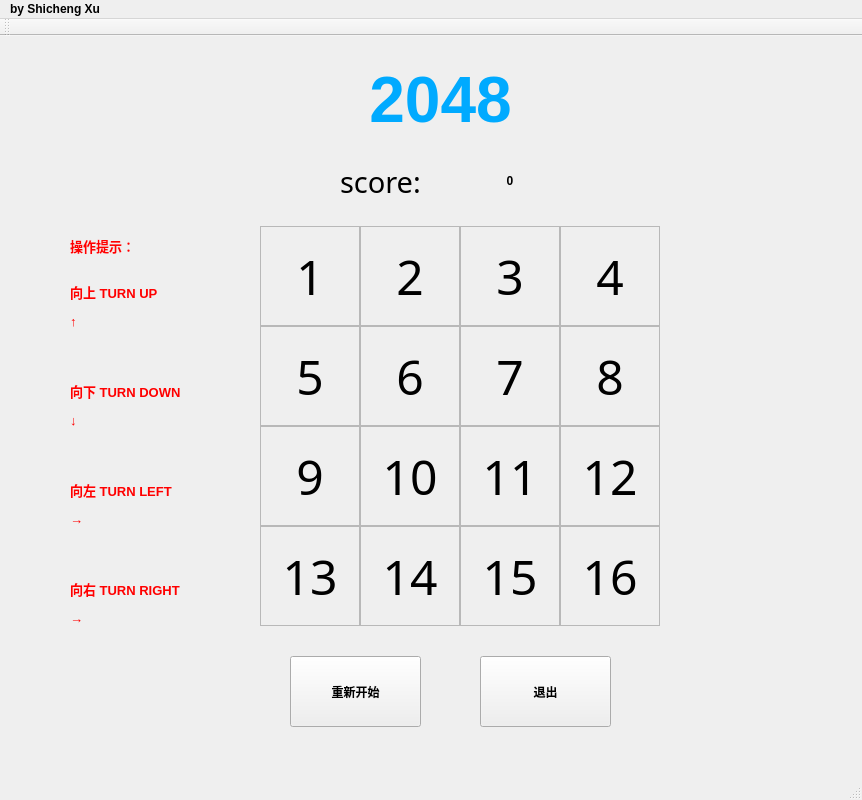
<?xml version="1.0" encoding="UTF-8"?>
<ui version="4.0">
 <class>MainWindow</class>
 <widget class="QMainWindow" name="MainWindow">
  <property name="geometry">
   <rect>
    <x>0</x>
    <y>0</y>
    <width>862</width>
    <height>800</height>
   </rect>
  </property>
  <property name="minimumSize">
   <size>
    <width>800</width>
    <height>800</height>
   </size>
  </property>
  <property name="font">
   <font>
    <weight>75</weight>
    <bold>true</bold>
   </font>
  </property>
  <property name="windowTitle">
   <string>MainWindow</string>
  </property>
  <widget class="QWidget" name="centralWidget">
   <widget class="QLabel" name="label1">
    <property name="geometry">
     <rect>
      <x>260</x>
      <y>190</y>
      <width>100</width>
      <height>100</height>
     </rect>
    </property>
    <property name="minimumSize">
     <size>
      <width>100</width>
      <height>100</height>
     </size>
    </property>
    <property name="font">
     <font>
      <family>Broadway</family>
      <pointsize>36</pointsize>
      <weight>50</weight>
      <italic>false</italic>
      <bold>false</bold>
     </font>
    </property>
    <property name="styleSheet">
     <string notr="true">font: 36pt &quot;Broadway&quot;;</string>
    </property>
    <property name="frameShape">
     <enum>QFrame::StyledPanel</enum>
    </property>
    <property name="text">
     <string>1</string>
    </property>
    <property name="alignment">
     <set>Qt::AlignCenter</set>
    </property>
   </widget>
   <widget class="QLabel" name="label2">
    <property name="geometry">
     <rect>
      <x>360</x>
      <y>190</y>
      <width>100</width>
      <height>100</height>
     </rect>
    </property>
    <property name="minimumSize">
     <size>
      <width>100</width>
      <height>100</height>
     </size>
    </property>
    <property name="font">
     <font>
      <family>Broadway</family>
      <pointsize>36</pointsize>
      <weight>50</weight>
      <italic>false</italic>
      <bold>false</bold>
     </font>
    </property>
    <property name="styleSheet">
     <string notr="true">font: 36pt &quot;Broadway&quot;;</string>
    </property>
    <property name="frameShape">
     <enum>QFrame::StyledPanel</enum>
    </property>
    <property name="text">
     <string>2</string>
    </property>
    <property name="alignment">
     <set>Qt::AlignCenter</set>
    </property>
   </widget>
   <widget class="QLabel" name="label3">
    <property name="geometry">
     <rect>
      <x>460</x>
      <y>190</y>
      <width>100</width>
      <height>100</height>
     </rect>
    </property>
    <property name="minimumSize">
     <size>
      <width>100</width>
      <height>100</height>
     </size>
    </property>
    <property name="font">
     <font>
      <family>Broadway</family>
      <pointsize>36</pointsize>
      <weight>50</weight>
      <italic>false</italic>
      <bold>false</bold>
     </font>
    </property>
    <property name="styleSheet">
     <string notr="true">font: 36pt &quot;Broadway&quot;;

</string>
    </property>
    <property name="frameShape">
     <enum>QFrame::StyledPanel</enum>
    </property>
    <property name="text">
     <string>3</string>
    </property>
    <property name="alignment">
     <set>Qt::AlignCenter</set>
    </property>
   </widget>
   <widget class="QLabel" name="label4">
    <property name="geometry">
     <rect>
      <x>560</x>
      <y>190</y>
      <width>100</width>
      <height>100</height>
     </rect>
    </property>
    <property name="minimumSize">
     <size>
      <width>100</width>
      <height>100</height>
     </size>
    </property>
    <property name="font">
     <font>
      <family>Broadway</family>
      <pointsize>36</pointsize>
      <weight>50</weight>
      <italic>false</italic>
      <bold>false</bold>
     </font>
    </property>
    <property name="styleSheet">
     <string notr="true">font: 36pt &quot;Broadway&quot;;</string>
    </property>
    <property name="frameShape">
     <enum>QFrame::StyledPanel</enum>
    </property>
    <property name="text">
     <string>4</string>
    </property>
    <property name="alignment">
     <set>Qt::AlignCenter</set>
    </property>
   </widget>
   <widget class="QLabel" name="label5">
    <property name="geometry">
     <rect>
      <x>260</x>
      <y>290</y>
      <width>100</width>
      <height>100</height>
     </rect>
    </property>
    <property name="minimumSize">
     <size>
      <width>100</width>
      <height>100</height>
     </size>
    </property>
    <property name="font">
     <font>
      <family>Broadway</family>
      <pointsize>36</pointsize>
      <weight>50</weight>
      <italic>false</italic>
      <bold>false</bold>
     </font>
    </property>
    <property name="styleSheet">
     <string notr="true">font: 36pt &quot;Broadway&quot;;</string>
    </property>
    <property name="frameShape">
     <enum>QFrame::StyledPanel</enum>
    </property>
    <property name="text">
     <string>5</string>
    </property>
    <property name="alignment">
     <set>Qt::AlignCenter</set>
    </property>
   </widget>
   <widget class="QLabel" name="label6">
    <property name="geometry">
     <rect>
      <x>360</x>
      <y>290</y>
      <width>100</width>
      <height>100</height>
     </rect>
    </property>
    <property name="minimumSize">
     <size>
      <width>100</width>
      <height>100</height>
     </size>
    </property>
    <property name="font">
     <font>
      <family>Broadway</family>
      <pointsize>36</pointsize>
      <weight>50</weight>
      <italic>false</italic>
      <bold>false</bold>
     </font>
    </property>
    <property name="styleSheet">
     <string notr="true">font: 36pt &quot;Broadway&quot;;
</string>
    </property>
    <property name="frameShape">
     <enum>QFrame::StyledPanel</enum>
    </property>
    <property name="text">
     <string>6</string>
    </property>
    <property name="alignment">
     <set>Qt::AlignCenter</set>
    </property>
   </widget>
   <widget class="QLabel" name="label7">
    <property name="geometry">
     <rect>
      <x>460</x>
      <y>290</y>
      <width>100</width>
      <height>100</height>
     </rect>
    </property>
    <property name="minimumSize">
     <size>
      <width>100</width>
      <height>100</height>
     </size>
    </property>
    <property name="font">
     <font>
      <family>Broadway</family>
      <pointsize>36</pointsize>
      <weight>50</weight>
      <italic>false</italic>
      <bold>false</bold>
     </font>
    </property>
    <property name="styleSheet">
     <string notr="true">font: 36pt &quot;Broadway&quot;;</string>
    </property>
    <property name="frameShape">
     <enum>QFrame::StyledPanel</enum>
    </property>
    <property name="text">
     <string>7</string>
    </property>
    <property name="alignment">
     <set>Qt::AlignCenter</set>
    </property>
   </widget>
   <widget class="QLabel" name="label8">
    <property name="geometry">
     <rect>
      <x>560</x>
      <y>290</y>
      <width>100</width>
      <height>100</height>
     </rect>
    </property>
    <property name="minimumSize">
     <size>
      <width>100</width>
      <height>100</height>
     </size>
    </property>
    <property name="font">
     <font>
      <family>Broadway</family>
      <pointsize>36</pointsize>
      <weight>50</weight>
      <italic>false</italic>
      <bold>false</bold>
     </font>
    </property>
    <property name="styleSheet">
     <string notr="true">font: 36pt &quot;Broadway&quot;;</string>
    </property>
    <property name="frameShape">
     <enum>QFrame::StyledPanel</enum>
    </property>
    <property name="text">
     <string>8</string>
    </property>
    <property name="alignment">
     <set>Qt::AlignCenter</set>
    </property>
   </widget>
   <widget class="QLabel" name="label9">
    <property name="geometry">
     <rect>
      <x>260</x>
      <y>390</y>
      <width>100</width>
      <height>100</height>
     </rect>
    </property>
    <property name="minimumSize">
     <size>
      <width>100</width>
      <height>100</height>
     </size>
    </property>
    <property name="font">
     <font>
      <family>Broadway</family>
      <pointsize>36</pointsize>
      <weight>50</weight>
      <italic>false</italic>
      <bold>false</bold>
     </font>
    </property>
    <property name="styleSheet">
     <string notr="true">font: 36pt &quot;Broadway&quot;;</string>
    </property>
    <property name="frameShape">
     <enum>QFrame::StyledPanel</enum>
    </property>
    <property name="text">
     <string>9</string>
    </property>
    <property name="alignment">
     <set>Qt::AlignCenter</set>
    </property>
   </widget>
   <widget class="QLabel" name="label10">
    <property name="geometry">
     <rect>
      <x>360</x>
      <y>390</y>
      <width>100</width>
      <height>100</height>
     </rect>
    </property>
    <property name="minimumSize">
     <size>
      <width>100</width>
      <height>100</height>
     </size>
    </property>
    <property name="font">
     <font>
      <family>Broadway</family>
      <pointsize>36</pointsize>
      <weight>50</weight>
      <italic>false</italic>
      <bold>false</bold>
     </font>
    </property>
    <property name="styleSheet">
     <string notr="true">font: 36pt &quot;Broadway&quot;;</string>
    </property>
    <property name="frameShape">
     <enum>QFrame::StyledPanel</enum>
    </property>
    <property name="text">
     <string>10</string>
    </property>
    <property name="alignment">
     <set>Qt::AlignCenter</set>
    </property>
   </widget>
   <widget class="QLabel" name="label11">
    <property name="geometry">
     <rect>
      <x>460</x>
      <y>390</y>
      <width>100</width>
      <height>100</height>
     </rect>
    </property>
    <property name="minimumSize">
     <size>
      <width>100</width>
      <height>100</height>
     </size>
    </property>
    <property name="font">
     <font>
      <family>Broadway</family>
      <pointsize>36</pointsize>
      <weight>50</weight>
      <italic>false</italic>
      <bold>false</bold>
     </font>
    </property>
    <property name="styleSheet">
     <string notr="true">font: 36pt &quot;Broadway&quot;;</string>
    </property>
    <property name="frameShape">
     <enum>QFrame::StyledPanel</enum>
    </property>
    <property name="text">
     <string>11</string>
    </property>
    <property name="alignment">
     <set>Qt::AlignCenter</set>
    </property>
   </widget>
   <widget class="QLabel" name="label12">
    <property name="geometry">
     <rect>
      <x>560</x>
      <y>390</y>
      <width>100</width>
      <height>100</height>
     </rect>
    </property>
    <property name="minimumSize">
     <size>
      <width>100</width>
      <height>100</height>
     </size>
    </property>
    <property name="font">
     <font>
      <family>Broadway</family>
      <pointsize>36</pointsize>
      <weight>50</weight>
      <italic>false</italic>
      <bold>false</bold>
     </font>
    </property>
    <property name="styleSheet">
     <string notr="true">font: 36pt &quot;Broadway&quot;;
</string>
    </property>
    <property name="frameShape">
     <enum>QFrame::StyledPanel</enum>
    </property>
    <property name="text">
     <string>12</string>
    </property>
    <property name="alignment">
     <set>Qt::AlignCenter</set>
    </property>
   </widget>
   <widget class="QLabel" name="label13">
    <property name="geometry">
     <rect>
      <x>260</x>
      <y>490</y>
      <width>100</width>
      <height>100</height>
     </rect>
    </property>
    <property name="minimumSize">
     <size>
      <width>100</width>
      <height>100</height>
     </size>
    </property>
    <property name="font">
     <font>
      <family>Broadway</family>
      <pointsize>36</pointsize>
      <weight>50</weight>
      <italic>false</italic>
      <bold>false</bold>
     </font>
    </property>
    <property name="styleSheet">
     <string notr="true">font: 36pt &quot;Broadway&quot;;</string>
    </property>
    <property name="frameShape">
     <enum>QFrame::StyledPanel</enum>
    </property>
    <property name="text">
     <string>13</string>
    </property>
    <property name="alignment">
     <set>Qt::AlignCenter</set>
    </property>
   </widget>
   <widget class="QLabel" name="label14">
    <property name="geometry">
     <rect>
      <x>360</x>
      <y>490</y>
      <width>100</width>
      <height>100</height>
     </rect>
    </property>
    <property name="minimumSize">
     <size>
      <width>100</width>
      <height>100</height>
     </size>
    </property>
    <property name="font">
     <font>
      <family>Broadway</family>
      <pointsize>36</pointsize>
      <weight>50</weight>
      <italic>false</italic>
      <bold>false</bold>
     </font>
    </property>
    <property name="styleSheet">
     <string notr="true">font: 36pt &quot;Broadway&quot;;</string>
    </property>
    <property name="frameShape">
     <enum>QFrame::StyledPanel</enum>
    </property>
    <property name="text">
     <string>14</string>
    </property>
    <property name="alignment">
     <set>Qt::AlignCenter</set>
    </property>
   </widget>
   <widget class="QLabel" name="label15">
    <property name="geometry">
     <rect>
      <x>460</x>
      <y>490</y>
      <width>100</width>
      <height>100</height>
     </rect>
    </property>
    <property name="minimumSize">
     <size>
      <width>100</width>
      <height>100</height>
     </size>
    </property>
    <property name="font">
     <font>
      <family>Broadway</family>
      <pointsize>36</pointsize>
      <weight>50</weight>
      <italic>false</italic>
      <bold>false</bold>
     </font>
    </property>
    <property name="styleSheet">
     <string notr="true">font: 36pt &quot;Broadway&quot;;</string>
    </property>
    <property name="frameShape">
     <enum>QFrame::StyledPanel</enum>
    </property>
    <property name="text">
     <string>15</string>
    </property>
    <property name="alignment">
     <set>Qt::AlignCenter</set>
    </property>
   </widget>
   <widget class="QLabel" name="label16">
    <property name="geometry">
     <rect>
      <x>560</x>
      <y>490</y>
      <width>100</width>
      <height>100</height>
     </rect>
    </property>
    <property name="minimumSize">
     <size>
      <width>100</width>
      <height>100</height>
     </size>
    </property>
    <property name="font">
     <font>
      <family>Broadway</family>
      <pointsize>36</pointsize>
      <weight>50</weight>
      <italic>false</italic>
      <bold>false</bold>
     </font>
    </property>
    <property name="styleSheet">
     <string notr="true">font: 36pt &quot;Broadway&quot;;</string>
    </property>
    <property name="frameShape">
     <enum>QFrame::StyledPanel</enum>
    </property>
    <property name="text">
     <string>16</string>
    </property>
    <property name="alignment">
     <set>Qt::AlignCenter</set>
    </property>
   </widget>
   <widget class="QLabel" name="score1">
    <property name="geometry">
     <rect>
      <x>340</x>
      <y>120</y>
      <width>101</width>
      <height>51</height>
     </rect>
    </property>
    <property name="font">
     <font>
      <family>Broadway</family>
      <pointsize>22</pointsize>
      <weight>50</weight>
      <italic>false</italic>
      <bold>false</bold>
     </font>
    </property>
    <property name="styleSheet">
     <string notr="true">font: 22pt &quot;Broadway&quot;;</string>
    </property>
    <property name="text">
     <string>score:</string>
    </property>
   </widget>
   <widget class="QLabel" name="score2">
    <property name="geometry">
     <rect>
      <x>460</x>
      <y>130</y>
      <width>100</width>
      <height>30</height>
     </rect>
    </property>
    <property name="minimumSize">
     <size>
      <width>100</width>
      <height>30</height>
     </size>
    </property>
    <property name="styleSheet">
     <string notr="true">font: 22pt &quot;Broadway&quot;;

label-&gt;rgb(255, 0, 0)
</string>
    </property>
    <property name="frameShape">
     <enum>QFrame::NoFrame</enum>
    </property>
    <property name="text">
     <string>&lt;html&gt;&lt;head/&gt;&lt;body&gt;&lt;p&gt;&lt;span style=&quot; color:#000000;&quot;&gt;0&lt;/span&gt;&lt;/p&gt;&lt;/body&gt;&lt;/html&gt;</string>
    </property>
    <property name="alignment">
     <set>Qt::AlignCenter</set>
    </property>
   </widget>
   <widget class="QPushButton" name="restartButton">
    <property name="geometry">
     <rect>
      <x>290</x>
      <y>620</y>
      <width>131</width>
      <height>71</height>
     </rect>
    </property>
    <property name="focusPolicy">
     <enum>Qt::NoFocus</enum>
    </property>
    <property name="styleSheet">
     <string notr="true">font: 22pt &quot;Broadway&quot;;
</string>
    </property>
    <property name="text">
     <string>重新开始</string>
    </property>
   </widget>
   <widget class="QLabel" name="label_tips">
    <property name="geometry">
     <rect>
      <x>70</x>
      <y>180</y>
      <width>151</width>
      <height>431</height>
     </rect>
    </property>
    <property name="autoFillBackground">
     <bool>false</bool>
    </property>
    <property name="frameShape">
     <enum>QFrame::NoFrame</enum>
    </property>
    <property name="text">
     <string>&lt;html&gt;&lt;head/&gt;&lt;body&gt;&lt;p&gt;&lt;span style=&quot; font-size:10pt; color:#ff0000;&quot;&gt;操作提示：&lt;/span&gt;&lt;/p&gt;&lt;p&gt;&lt;br/&gt;&lt;span style=&quot; font-size:10pt; color:#ff0000;&quot;&gt;向上 TURN UP &lt;/span&gt;&lt;/p&gt;&lt;p&gt;&lt;span style=&quot; font-size:10pt; color:#ff0000;&quot;&gt;↑&lt;/span&gt;&lt;/p&gt;&lt;p&gt;&lt;br/&gt;&lt;/p&gt;&lt;p&gt;&lt;span style=&quot; font-size:10pt; color:#ff0000;&quot;&gt;向下 TURN DOWN &lt;/span&gt;&lt;/p&gt;&lt;p&gt;&lt;span style=&quot; font-size:10pt; color:#ff0000;&quot;&gt;↓&lt;/span&gt;&lt;/p&gt;&lt;p&gt;&lt;br/&gt;&lt;/p&gt;&lt;p&gt;&lt;span style=&quot; font-size:10pt; color:#ff0000;&quot;&gt;向左 TURN LEFT&lt;/span&gt;&lt;/p&gt;&lt;p&gt;&lt;span style=&quot; font-size:10pt; color:#ff0000;&quot;&gt;→&lt;/span&gt;&lt;/p&gt;&lt;p&gt;&lt;br/&gt;&lt;/p&gt;&lt;p&gt;&lt;span style=&quot; font-size:10pt; color:#ff0000;&quot;&gt;向右 TURN RIGHT &lt;/span&gt;&lt;/p&gt;&lt;p&gt;&lt;span style=&quot; font-size:10pt; color:#ff0000;&quot;&gt;→&lt;/span&gt;&lt;/p&gt;&lt;/body&gt;&lt;/html&gt;</string>
    </property>
    <property name="scaledContents">
     <bool>false</bool>
    </property>
   </widget>
   <widget class="QLabel" name="label_2048">
    <property name="geometry">
     <rect>
      <x>310</x>
      <y>20</y>
      <width>261</width>
      <height>91</height>
     </rect>
    </property>
    <property name="styleSheet">
     <string notr="true">font: 72pt &quot;Broadway&quot;;</string>
    </property>
    <property name="frameShape">
     <enum>QFrame::NoFrame</enum>
    </property>
    <property name="frameShadow">
     <enum>QFrame::Plain</enum>
    </property>
    <property name="lineWidth">
     <number>1</number>
    </property>
    <property name="midLineWidth">
     <number>0</number>
    </property>
    <property name="text">
     <string>&lt;html&gt;&lt;head/&gt;&lt;body&gt;&lt;p align=&quot;center&quot;&gt;&lt;span style=&quot; font-size:48pt; color:#00aaff;&quot;&gt;2048&lt;/span&gt;&lt;/p&gt;&lt;/body&gt;&lt;/html&gt;</string>
    </property>
   </widget>
   <widget class="QPushButton" name="quitButton">
    <property name="geometry">
     <rect>
      <x>480</x>
      <y>620</y>
      <width>131</width>
      <height>71</height>
     </rect>
    </property>
    <property name="focusPolicy">
     <enum>Qt::NoFocus</enum>
    </property>
    <property name="styleSheet">
     <string notr="true">font: 22pt &quot;Broadway&quot;;
 QLabel *label = new QLabel(this);
    label-&gt;setStyleSheet(&quot;background-color: rgb(250, 0, 0);font-size:60px;color:blue&quot;);
    label-&gt;setText(&quot;退出&quot;);

</string>
    </property>
    <property name="text">
     <string>退出</string>
    </property>
   </widget>
  </widget>
  <widget class="QMenuBar" name="menuBar">
   <property name="geometry">
    <rect>
     <x>0</x>
     <y>0</y>
     <width>862</width>
     <height>23</height>
    </rect>
   </property>
   <widget class="QMenu" name="menuby_Shicheng_Xu">
    <property name="title">
     <string>by Shicheng Xu</string>
    </property>
   </widget>
   <addaction name="menuby_Shicheng_Xu"/>
  </widget>
  <widget class="QToolBar" name="mainToolBar">
   <attribute name="toolBarArea">
    <enum>TopToolBarArea</enum>
   </attribute>
   <attribute name="toolBarBreak">
    <bool>false</bool>
   </attribute>
  </widget>
  <widget class="QStatusBar" name="statusBar"/>
 </widget>
 <layoutdefault spacing="6" margin="11"/>
 <resources/>
 <connections/>
 <slots>
  <slot>restart()</slot>
 </slots>
</ui>
